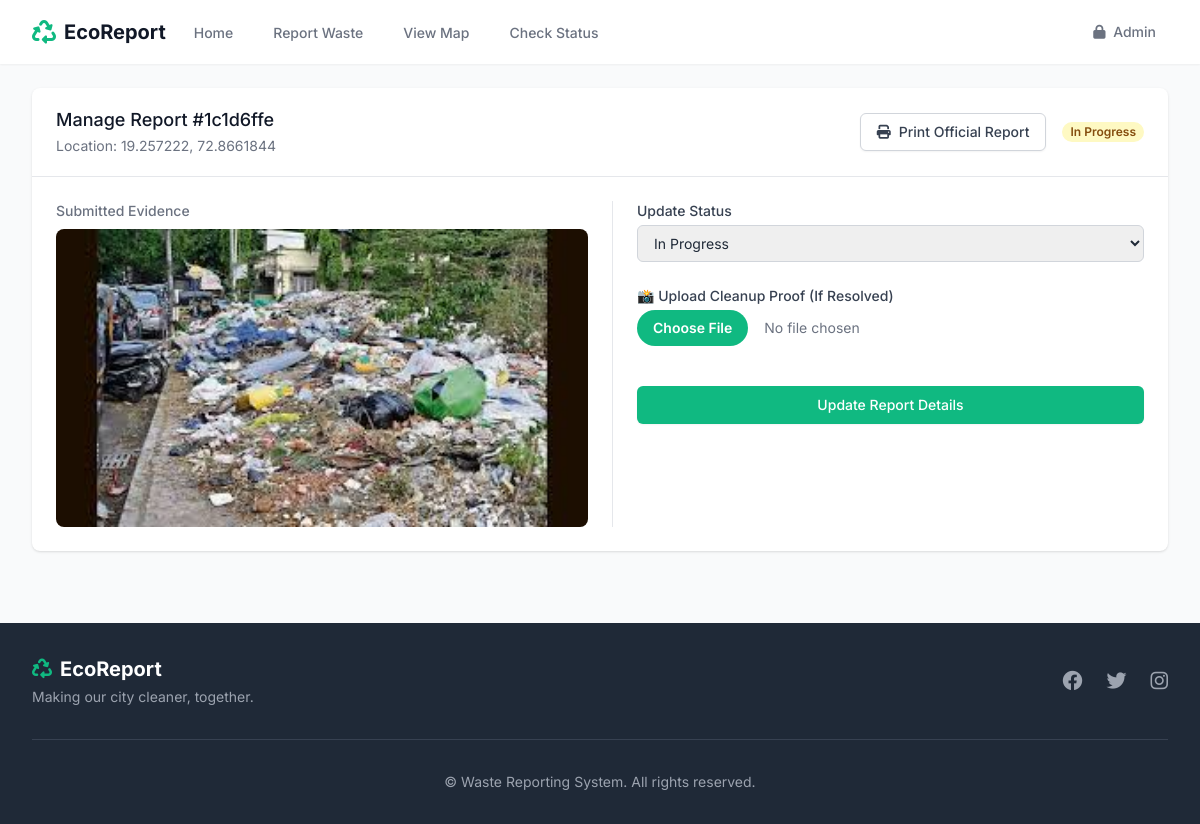
Screenshot of /admin/report/1c1d6ffe (signed in) with the database file from the repository.
### tables this page shows
CREATE TABLE reports (
            id TEXT PRIMARY KEY,
            description TEXT,
            location_name TEXT, 
            severity TEXT,
            latitude REAL,
            longitude REAL,
            image_path TEXT,
            status TEXT DEFAULT 'Pending',
            cleanup_image_path TEXT,
            created_at TIMESTAMP DEFAULT CURRENT_TIMESTAMP
        , ai_confidence INTEGER, updated_at TIMESTAMP);

### app.py (the view, shortened to what this page needs)
@app.route('/admin/report/<id>', methods=['GET', 'POST'])
def admin_report_detail(id):
    if 'admin' not in session: return redirect(url_for('admin_login'))
    conn = sqlite3.connect('database.db')
    conn.row_factory = sqlite3.Row
    c = conn.cursor()
    c.execute("SELECT * FROM reports WHERE id=?", (id,))
    report = c.fetchone()
    conn.close()
    return render_template('admin/report_detail.html', report=report)

### templates/admin/report_detail.html (shortened to what this page needs)
{% extends 'base.html' %}
{% block content %}
<div class="max-w-7xl mx-auto py-6 sm:px-6 lg:px-8">
    <div class="bg-white shadow overflow-hidden sm:rounded-lg">
        <div class="px-4 py-5 sm:px-6 flex justify-between items-center border-b border-gray-200">
            <div>
                <h3 class="text-lg leading-6 font-medium text-gray-900">
                    Manage Report #{{ report.id }}
                </h3>
                <p class="mt-1 max-w-2xl text-sm text-gray-500">
                    Location: {{ report.latitude }}, {{ report.longitude }}
                </p>
            </div>
            <div class="flex items-center gap-4">
                <button onclick="window.print()"
                    class="inline-flex items-center px-4 py-2 border border-gray-300 shadow-sm text-sm font-medium rounded-md text-gray-700 bg-white hover:bg-gray-50 focus:outline-none focus:ring-2 focus:ring-offset-2 focus:ring-primary">
                    <i class="fas fa-print mr-2"></i> Print Official Report
                </button>
                <span class="px-2 inline-flex text-xs leading-5 font-semibold rounded-full
                    {% if report.status == 'Resolved' %} bg-green-100 text-green-800
                    {% elif report.status == 'In Progress' %} bg-yellow-100 text-yellow-800
                    {% else %} bg-red-100 text-red-800 {% endif %}">
                    {{ report.status }}
                </span>
            </div>
        </div>
        <div class="grid grid-cols-1 md:grid-cols-2 gap-6 p-6">
            <div>
                <h4 class="text-sm font-medium text-gray-500 mb-2">Submitted Evidence</h4>
                <div class="aspect-w-4 aspect-h-3 bg-gray-200 rounded-lg overflow-hidden">
                    <img src="{{ url_for('static', filename='uploads/' + report.image_path) }}"
                        class="object-cover w-full h-full" alt="Waste photo">
                </div>
            </div>
            <div class="border-l pl-0 md:pl-6 border-transparent md:border-gray-200">
                <form method="POST" enctype="multipart/form-data" class="space-y-6">
                    <div>
                        <label class="block text-sm font-medium text-gray-700">Update Status</label>
                        <select name="status"
                            class="mt-1 block w-full pl-3 pr-10 py-2 text-base border-gray-300 focus:outline-none focus:ring-primary focus:border-primary sm:text-sm rounded-md border">
                            <option value="In Progress" {% if report.status=='In Progress' %}selected{% endif %}>In
                                Progress</option>
                        </select>
                    </div>
                    <div>
                        <label class="block text-sm font-medium text-gray-700">📸 Upload Cleanup Proof (If
                            Resolved)</label>
                        <input type="file" name="cleanup_image"
                            class="mt-1 block w-full text-sm text-gray-500 file:mr-4 file:py-2 file:px-4 file:rounded-full file:border-0 file:text-sm file:font-semibold file:bg-primary file:text-white hover:file:bg-green-600">
                    </div>
                    <div class="pt-4">
                        <button type="submit"
                            class="w-full inline-flex justify-center py-2 px-4 border border-transparent shadow-sm text-sm font-medium rounded-md text-white bg-primary hover:bg-green-600 focus:outline-none focus:ring-2 focus:ring-offset-2 focus:ring-primary">
                            Update Report Details
                        </button>
                    </div>
                </form>
            </div>
        </div>
    </div>
</div>
{% endblock %}

### templates/base.html (style rules this page uses)
body { font-family: 'Inter', sans-serif; background-color: #F9FAFB; }

### rows the page displays
reports: id "1c1d6ffe", latitude "19.257222", longitude "72.8661844", status "In Progress", image_path (picture)
